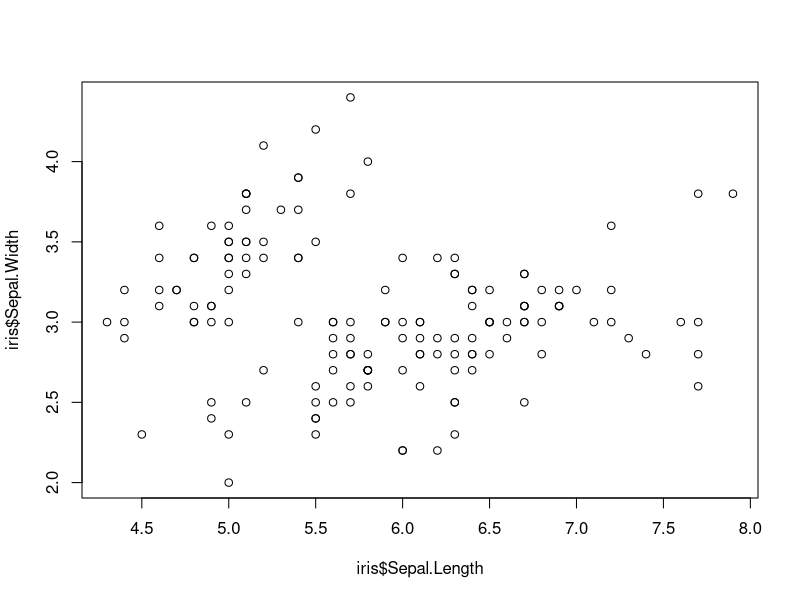
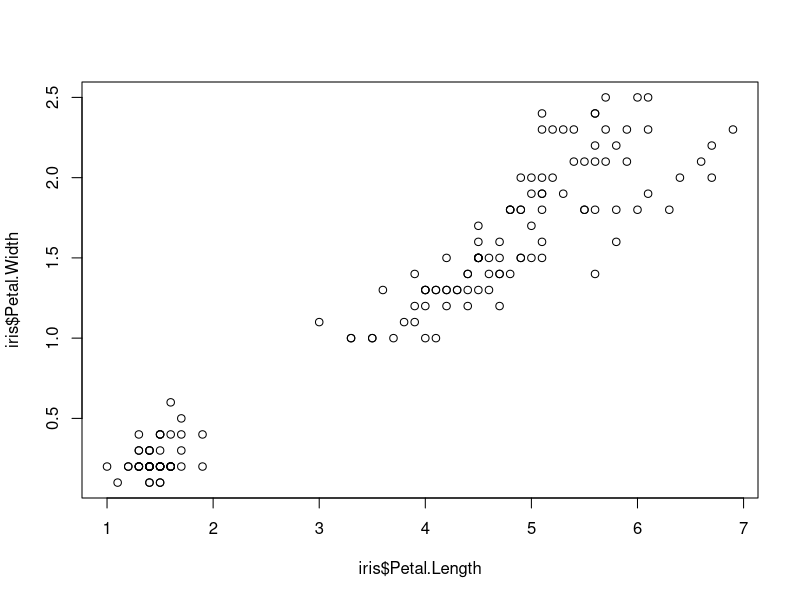

Write the R code that produced these figures, in order.
## ---- chunk 1
#| label: fig-sepal
#| fig-cap: "According to ChatGPT, the Iris data set is a well-known dataset in the field of machine learning and statistics, often used for benchmarking algorithms. It consists of 150 observations of iris flowers from three species: Iris setosa, Iris versicolor, and Iris virginica. Each observation includes four features: sepal length, sepal width, petal length, and petal width, all measured in centimeters. This dataset is particularly useful for classification tasks as the species are distinct and easily separable based on the given measurements. In R, the dataset can be accessed using the datasets package with the command data(iris)."
plot(iris$Sepal.Length, iris$Sepal.Width)
## ---- chunk 2
#| label: fig-petal
#| fig-cap: "This is a caption to the plot. This is what captions look like and where they are placed."
plot(iris$Petal.Length, iris$Petal.Width)
